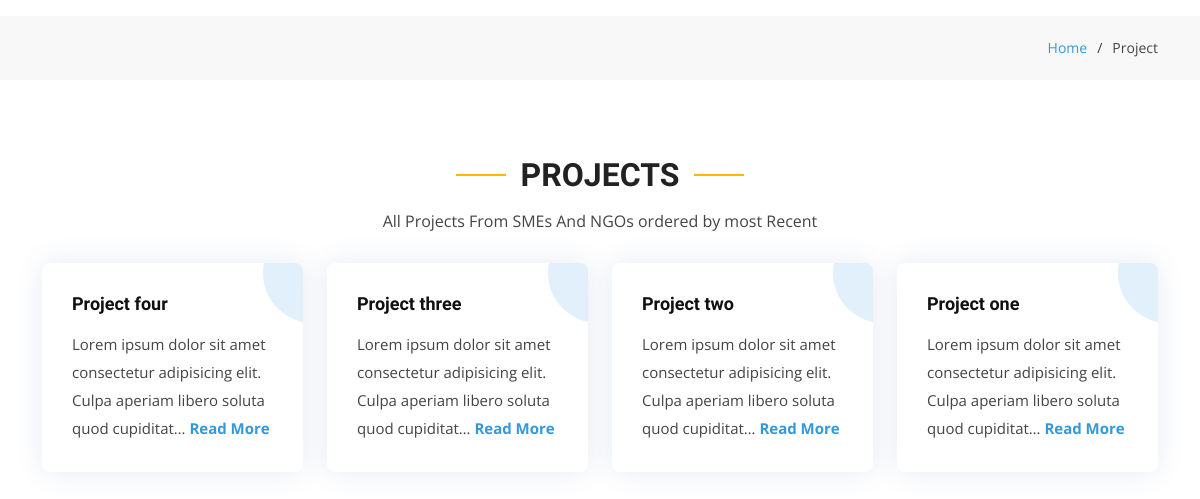
The app's page /projects with its own data.
### sme/models.py (models this page shows, shortened)
class Project(models.Model):
    user = models.ForeignKey(User, on_delete=models.CASCADE)
    title =  models.CharField(max_length=100)
    project_duration = models.CharField(max_length=100)
    beneficiaries = models.TextField()
    target_area = models.TextField()
    project_overview = models.TextField()
    proposal = models.FileField(upload_to='proposals', null=True, blank=True)
    video = models.FileField(upload_to='videos', null=True,blank=True)

### home/views.py (the view)
# urls.py: path('projects', views.projects, name='projects'),
def projects(request):
    projects = Project.objects.all().order_by('-id')
    page = request.GET.get('page', 1)
    paginator = Paginator(projects, 10)
    try:
        projs = paginator.page(page)
    except PageNotAnInteger:
        projs = paginator.page(1)
    except EmptyPage:
        projs =paginator.page(paginator.num_pages)
    context = {
        'projects':projs
    }
    return render(request, 'home/projects.html', context)

### templates/home/projects.html (shortened to what this page needs)
{% extends 'base.html' %}
{% load static %}
{% block contents %}
  <main id="main">
    <section class="breadcrumbs mt-3 mb-3">
      <div class="container">
        <div class="d-flex justify-content-between align-items-center">
          <ol>
            <li><a href="{% url 'home' %}">Home</a></li>
            <li>Project</li>
          </ol>
        </div>
      </div>
    </section>
    <section id="projects" class="services">
        <div class="container">
          <div class="section-title" data-aos="fade-up">
            <h2>Projects</h2>
            <p>All Projects From SMEs And NGOs ordered by most Recent</p>
          </div>
          <div class="row">
            {% for data in projects %}
            <div class="col-md-6 col-lg-3 d-flex align-items-stretch mb-5 mb-lg-0">
              <div class="icon-box" data-aos="fade-up" data-aos-delay="100">
                <h4 class="title"><a data-toggle="modal" data-target="#projects{{data.id}}">{{data.title}}</a></h4>
                <p class="description">{{data.project_overview|truncatechars:100}} <a  class="description" data-toggle="modal" data-target="#projects{{data.id}}"><b>Read More</b></a></p>
              </div>
            </div>
            {% endfor %}
          </div>
        </div>
      </section>
  </main>
{% endblock contents %}

### static/assets/css/style.css (style rules this page uses)
body { font-family: "Open Sans", sans-serif; color: #444444; }
a { color: #3498db; text-decoration: none; }
h1, h2, h3, h4, h5, h6 { font-family: "Raleway", sans-serif; }
section { padding: 60px 0; overflow: hidden; }
.section-title { text-align: center; padding-bottom: 30px; }
.section-title h2 { font-size: 32px; font-weight: bold; text-transform: uppercase; position: relative; color: #222222; }
.section-title h2::before, .section-title h2::after { content: ""; width: 50px; height: 2px; background: #ffb700; display: inline-block; }
.section-title h2::before { margin: 0 15px 10px 0; }
.section-title h2::after { margin: 0 0 10px 15px; }
.section-title p { margin: 15px 0 0 0; }
.services .icon-box { padding: 30px; position: relative; overflow: hidden; background: #fff; box-shadow: 0 0 29px 0 rgba(68, 88, 144, 0.12); transition: all 0.3s ease-in-out; border-radius: 8px; z-index: 1; }
.services .icon-box::before { content: ""; position: absolute; background: #e1f0fa; right: -60px; top: -40px; width: 100px; height: 100px; border-radius: 50px; transition: all 0.3s; z-index: -1; }
.services .title { font-weight: 700; margin-bottom: 15px; font-size: 18px; }
.services .title a { color: #111; }
.services .description { font-size: 15px; line-height: 28px; margin-bottom: 0; }
.breadcrumbs { padding: 15px 0; background: #f8f8f8; min-height: 40px; margin-top: 86px; }
.breadcrumbs ol { display: flex; flex-wrap: wrap; list-style: none; padding: 0; margin: 0; font-size: 14px; }
.breadcrumbs ol li + li { padding-left: 10px; }
.breadcrumbs ol li + li::before { display: inline-block; padding-right: 10px; color: #3c3c3c; content: "/"; }

### records on screen
Project: title "Project four", project_overview "Lorem ipsum dolor sit amet consectetur adipisicing elit. Culpa aperiam libero soluta quod cupiditat…"
Project: title "Project three", project_overview "Lorem ipsum dolor sit amet consectetur adipisicing elit. Culpa aperiam libero soluta quod cupiditat…"
Project: title "Project two", project_overview "Lorem ipsum dolor sit amet consectetur adipisicing elit. Culpa aperiam libero soluta quod cupiditat…"
Project: title "Project one", project_overview "Lorem ipsum dolor sit amet consectetur adipisicing elit. Culpa aperiam libero soluta quod cupiditat…"
